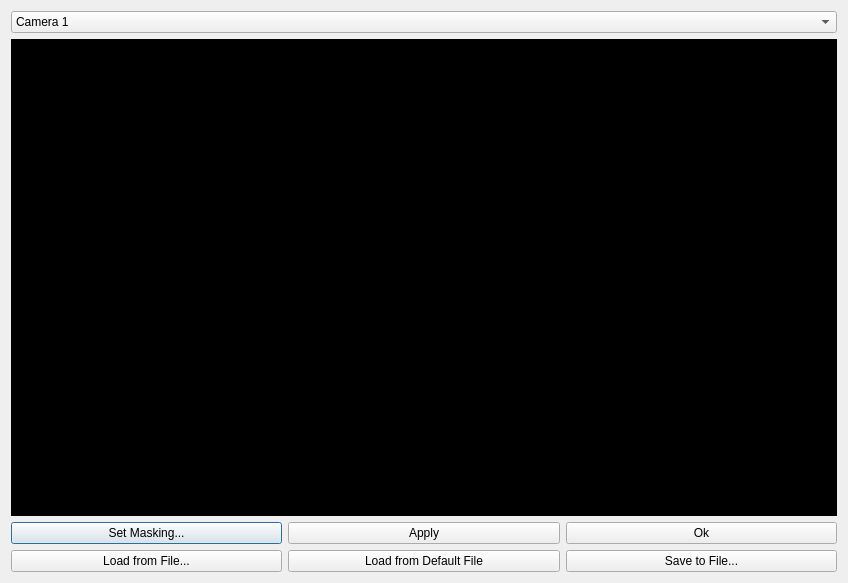
<?xml version="1.0" encoding="UTF-8"?>
<ui version="4.0">
 <class>FieldSelectionDialog</class>
 <widget class="QDialog" name="FieldSelectionDialog">
  <property name="geometry">
   <rect>
    <x>0</x>
    <y>0</y>
    <width>848</width>
    <height>583</height>
   </rect>
  </property>
  <property name="windowTitle">
   <string>Dialog</string>
  </property>
  <layout class="QVBoxLayout" name="verticalLayout">
   <item>
    <widget class="QComboBox" name="cameraSelectCombo">
     <item>
      <property name="text">
       <string>Camera 1</string>
      </property>
     </item>
     <item>
      <property name="text">
       <string>Camera 2</string>
      </property>
     </item>
     <item>
      <property name="text">
       <string>Camera 1 Trapezium</string>
      </property>
     </item>
     <item>
      <property name="text">
       <string>Camera 2 Trapezium</string>
      </property>
     </item>
     <item>
      <property name="text">
       <string>Camera 1 Transformation</string>
      </property>
     </item>
     <item>
      <property name="text">
       <string>Camera 2 Transformation</string>
      </property>
     </item>
    </widget>
   </item>
   <item>
    <widget class="ClickDisplay" name="imageView">
     <property name="sizePolicy">
      <sizepolicy hsizetype="Preferred" vsizetype="Expanding">
       <horstretch>0</horstretch>
       <verstretch>0</verstretch>
      </sizepolicy>
     </property>
     <property name="minimumSize">
      <size>
       <width>320</width>
       <height>240</height>
      </size>
     </property>
     <property name="styleSheet">
      <string notr="true">Background-color: #000;</string>
     </property>
     <property name="text">
      <string/>
     </property>
     <property name="scaledContents">
      <bool>true</bool>
     </property>
    </widget>
   </item>
   <item>
    <layout class="QHBoxLayout" name="horizontalLayout">
     <item>
      <widget class="QPushButton" name="pushButton_set">
       <property name="sizePolicy">
        <sizepolicy hsizetype="Minimum" vsizetype="Fixed">
         <horstretch>0</horstretch>
         <verstretch>0</verstretch>
        </sizepolicy>
       </property>
       <property name="text">
        <string>Set Masking...</string>
       </property>
      </widget>
     </item>
     <item>
      <widget class="QPushButton" name="pushButton_apply">
       <property name="sizePolicy">
        <sizepolicy hsizetype="Minimum" vsizetype="Fixed">
         <horstretch>0</horstretch>
         <verstretch>0</verstretch>
        </sizepolicy>
       </property>
       <property name="text">
        <string>Apply</string>
       </property>
      </widget>
     </item>
     <item>
      <widget class="QPushButton" name="pushButton_ok">
       <property name="sizePolicy">
        <sizepolicy hsizetype="Minimum" vsizetype="Fixed">
         <horstretch>0</horstretch>
         <verstretch>0</verstretch>
        </sizepolicy>
       </property>
       <property name="text">
        <string>Ok</string>
       </property>
      </widget>
     </item>
    </layout>
   </item>
   <item>
    <layout class="QHBoxLayout" name="horizontalLayout_2">
     <item>
      <widget class="QPushButton" name="pushButton_load_file">
       <property name="text">
        <string>Load from File...</string>
       </property>
      </widget>
     </item>
     <item>
      <widget class="QPushButton" name="pushButton_load_default_file">
       <property name="text">
        <string>Load from Default File</string>
       </property>
      </widget>
     </item>
     <item>
      <widget class="QPushButton" name="pushButton_save_file">
       <property name="text">
        <string>Save to File...</string>
       </property>
      </widget>
     </item>
    </layout>
   </item>
  </layout>
 </widget>
 <customwidgets>
  <customwidget>
   <class>ClickDisplay</class>
   <extends>QLabel</extends>
   <header location="global">clickdisplay.h</header>
  </customwidget>
 </customwidgets>
 <resources/>
 <connections/>
</ui>
